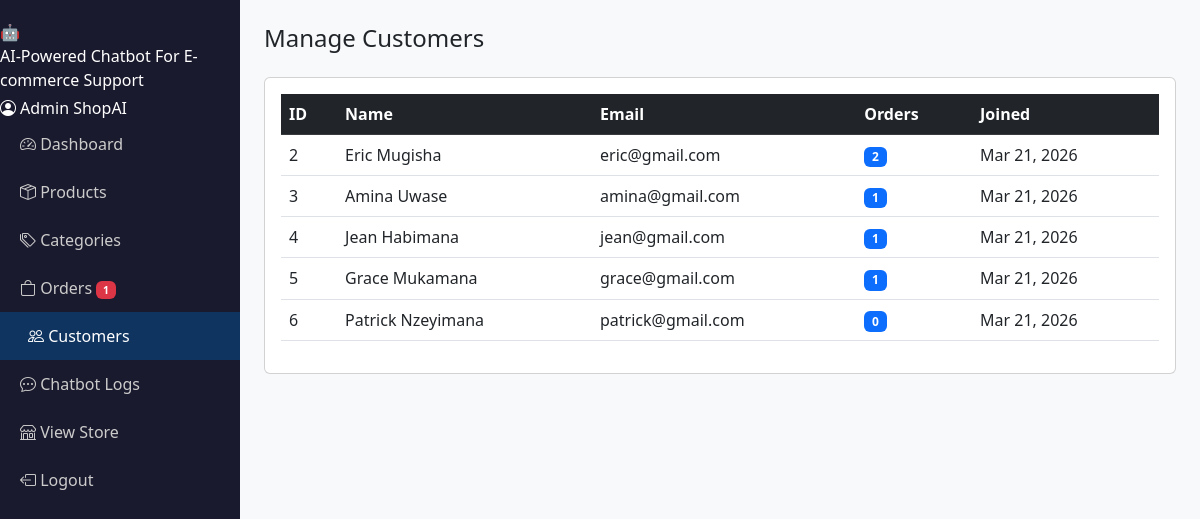
The page /admin/users.php (signed in) on the database its author committed.
### tables this page shows
CREATE TABLE users (
    id INT AUTO_INCREMENT PRIMARY KEY,
    name VARCHAR(100) NOT NULL,
    email VARCHAR(150) UNIQUE NOT NULL,
    password VARCHAR(255) NOT NULL,
    role ENUM('customer','admin') DEFAULT 'customer',
    phone VARCHAR(20),
    address TEXT,
    created_at TIMESTAMP DEFAULT CURRENT_TIMESTAMP
);

### admin/users.php (the view)
<?php require_once 'includes/admin_header.php'; ?>
<?php
$users = $conn->query("SELECT u.*, COUNT(o.id) as order_count FROM users u LEFT JOIN orders o ON u.id=o.user_id WHERE u.role='customer' GROUP BY u.id ORDER BY u.created_at DESC");
?>
<div class="admin-content">
    <h4 class="mb-4">Manage Customers</h4>
    <div class="card p-3">
        <table class="table table-hover align-middle">
            <thead class="table-dark">
                <tr><th>ID</th><th>Name</th><th>Email</th><th>Orders</th><th>Joined</th></tr>
            </thead>
            <tbody>
            <?php while ($u = $users->fetch_assoc()): ?>
            <tr>
                <td><?= $u['id'] ?></td>
                <td><?= htmlspecialchars($u['name']) ?></td>
                <td><?= htmlspecialchars($u['email']) ?></td>
                <td><span class="badge bg-primary"><?= $u['order_count'] ?></span></td>
                <td><?= date('M d, Y', strtotime($u['created_at'])) ?></td>
            </tr>
            <?php endwhile; ?>
            </tbody>
        </table>
    </div>
</div>
<?php require_once 'includes/admin_footer.php'; ?>

### ecommerce-chatbot/assets/css/style.css (style rules this page uses)
body { font-family: 'Segoe UI', sans-serif; background: #f8f9fa; }
.admin-content { margin-left: 240px; padding: 24px; }

### rows shown on the page
users: id "2", name "Eric Mugisha", email "eric@gmail.com", order_count "2", created_at "Mar 21, 2026"
users: id "3", name "Amina Uwase", email "amina@gmail.com", order_count "1", created_at "Mar 21, 2026"
users: id "4", name "Jean Habimana", email "jean@gmail.com", order_count "1", created_at "Mar 21, 2026"
users: id "5", name "Grace Mukamana", email "grace@gmail.com", order_count "1", created_at "Mar 21, 2026"
users: id "6", name "Patrick Nzeyimana", email "patrick@gmail.com", order_count "0", created_at "Mar 21, 2026"

### other values the page prints
SITE_NAME "AI-Powered Chatbot For E-commerce Support"
$_SESSION['user_name'] "Admin ShopAI"
$label "Dashboard"
$label "Products"
$label "Categories"
$label "Orders"
$pending_count "1"
$label "Customers"
$label "Chatbot Logs"
$label "View Store"
